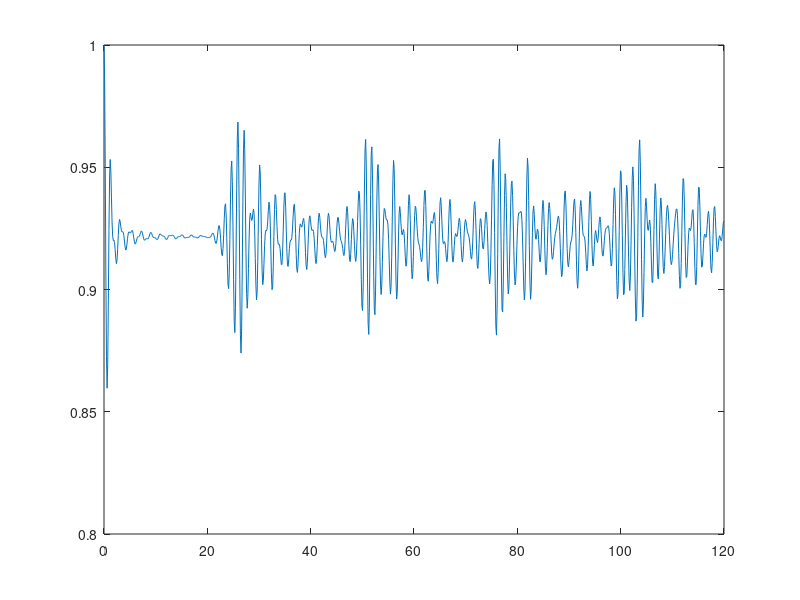

MATLAB code to generate this figure:
% Tasks for assignment 3
%{
Check
a = [1;0;0;0]
b = [0,1,0,0]
M = a*b
%}
%%

L = 25;
g = 1;
V = 5;

%%
% Setting up the hamiltonian matrix

H = zeros(L-1,L-1);

% Setting V in the matrix
H(1,1) = -V;

for i=1:L-1
    H(i+1,i) = -g;
    H(i,i+1) = -g;
end

H; 

% Making the position matrix
X = zeros(L,L);

for i = 2:L
    X(i,i) = i-1;
end

X;

%% Eigenvalues of hamiltonian H numerically
[eigenkets, eigval] = eig(H);
eigval = eig(H);

%% Plotting energy diagram
stem(eigval)
title('Energy Diagram')

%% System in ground state, want to find the probability at place 0 and 1
E0 = eigval(1)
poskets = eye(L);
ket0 = poskets(:,1);
eigketoenergy0 = eigenkets(:,1);
prob = (transpose(ket0)*eigketoenergy0)^2

ket1 = poskets(:,2);
eigpos1 = eigenkets(:,1);
prob1 = (transpose(ket1)*eigketoenergy0)^2

%% Expectation value of position when in ground state
newket = X*eigketoenergy0
E_pos = transpose(eigketoenergy0)*newket

%% Probability of electron being on atom 0 after time t 
% We have the Hamiltonian, and know that its not in its ground state
% pos li
dt = 120/1000
prob = zeros(1001,1)
c = zeros(L,1);

for t = 1:1001
    null_t = zeros(L,1);
    for i =1:L
        c(i) = transpose(eigenkets(:,i))*(poskets(:,1));
        null_t = null_t + c(i)*exp(-1j.*eigval(i)*dt*(t-1))*eigenkets(:,i);
    end
    prob(t) = abs(transpose(null_t)*poskets(:,1))^2;
end
t = linspace(0,1000,1001); % multiples of hbar, so can exclude it from equation
%probs = (transpose(poskets(:,1))*kets)^2
%values = probs*(exp(-1j.*eigval(1).*t)) %.^2 ?
plot(dt*t,prob)

%% Task 3.9
v1 = [1; -1j/2; 0]
v2 = [1j/2; 1;0]
v3 = [0;0;1/2]
H2 = [v1, v2, v3]

%% Showing that H is hermitian
H2cross = conj(transpose(H2))

%% eigket and eigvalues
ket1 = 1/sqrt(2).*[1j;1;0];
ket2 = [0;0;1];
ket3 =1/sqrt(3).*[-1j;1;-1] ;

val1 = H2*ket1 -ket1 % 0.3536
val2 = H2*ket2 - ket2 %-0.5
val3 = H2*ket3 -ket3 % 2.887

%% Compute matrix elements of H in the eigenketbasis
% So we have
%H_b = v1*transpose(H2*ket1) + v2*transpose(H2*ket2) + v3*transpose(H2*ket3)
R = rref([ket1, ket2, ket3,v1,v2,v3]);
Pvtoket = R(:,4:6); % change of basis matrix
% Apply change of basis matrix on H2
H_kbasis = Pvtoket*H2 % not diagonal!!

%% Compute matrix element of H represented by an orthonormal basis (PS: Should have been with eigenket)
w = [[1;0;0],[0;1;0],[0;0;1]]
R2 = rref([w,v1,v2,v3])
Pvtoket2 = R2(:,4:6)
H_k2basis = Pvtoket2*H2 % diagonal in real values